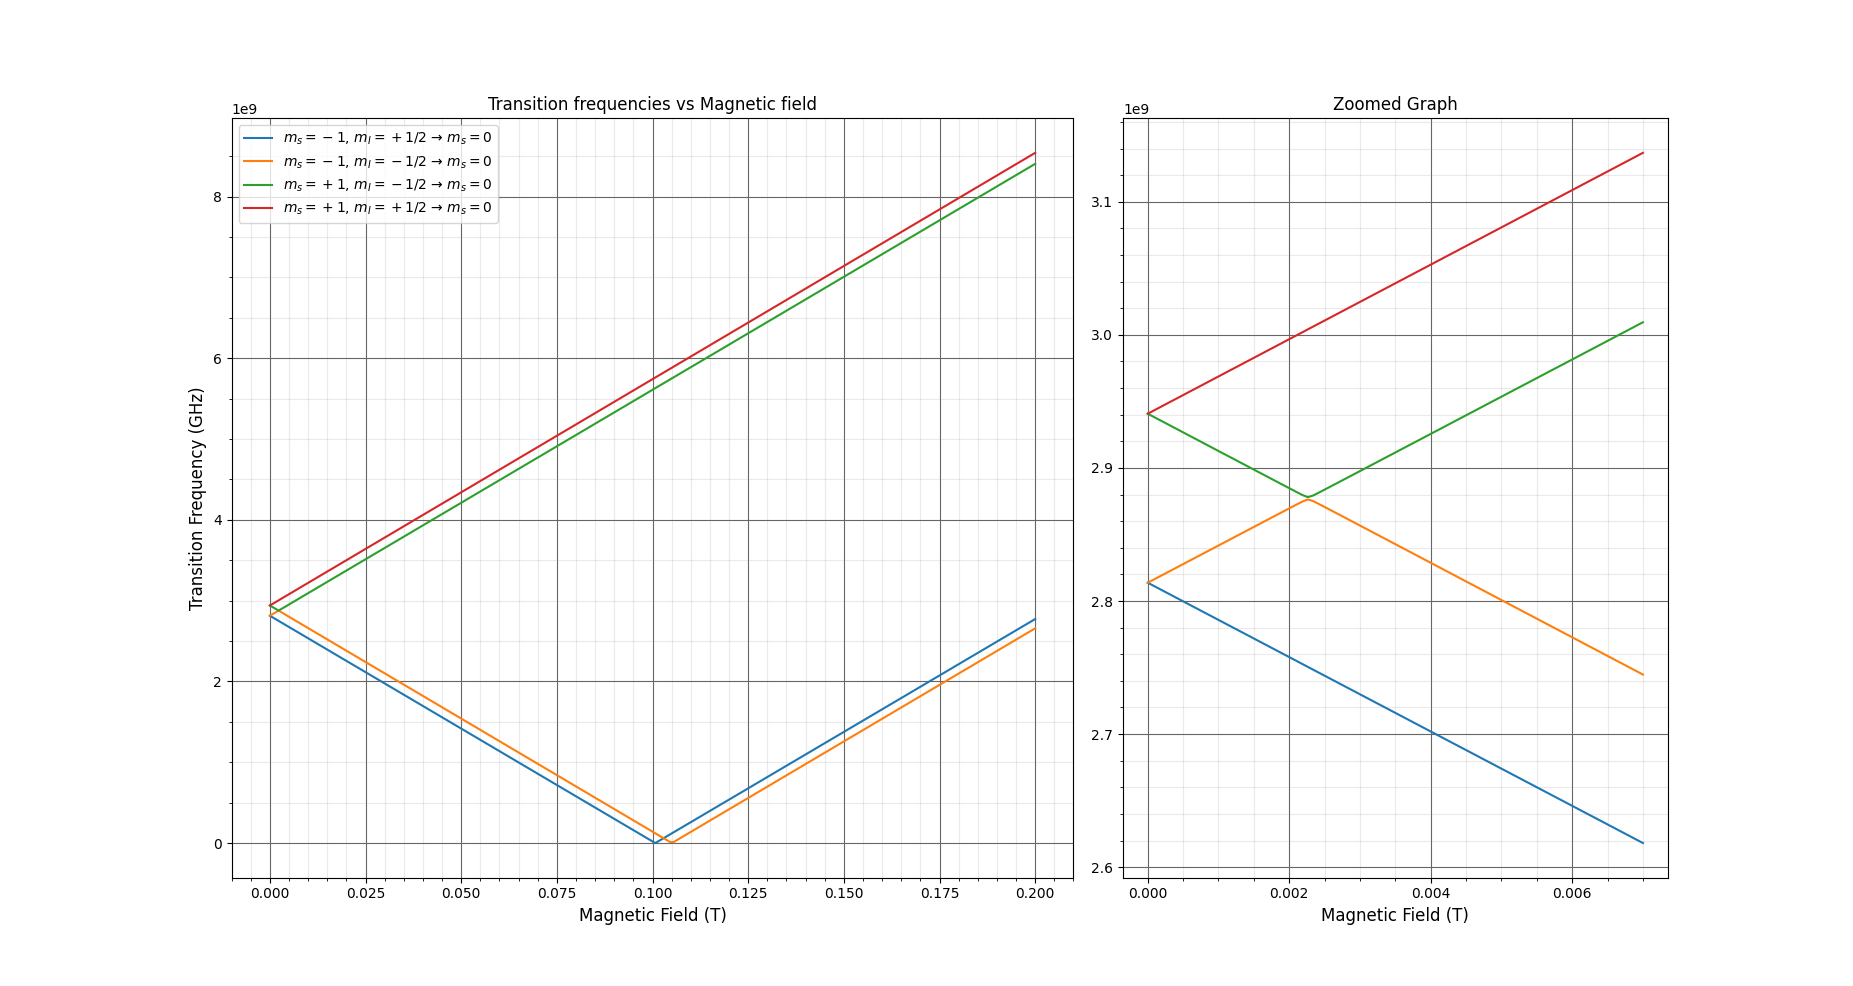

Source code (Python):
import qutip as qt
import matplotlib.pyplot as plt
import numpy as np
from hamiltonians import HyperfineSpinHalf

ham = HyperfineSpinHalf()

def resonance_plotter(): #This function will need changes to plot. self.Eigenstates_hf has been removed.
	# Plotting Hyperfine Resonant frequencies
	reso = np.full((8),1)
	freq = []
	egsts = ham.eigenvalues(1.199e-4)
	for i in range (2):
		for j in range (2,6):
			freq.append(egsts[j]-egsts[i])
	freq = np.sort(freq)*0.000000001
	#print(freq)
	fig = plt.figure()
	ax1 = fig.add_subplot(211)
	#ax1.set_xlabel('Frequency in GHz',fontsize=12)
	ax1.set_ylabel('Resonant Amplitude',fontsize=12)
	ax1.set_title("Resonant Frequencies")
	ax1.bar(freq[0:4],reso[0:4],width=0.000007,bottom=None)
	
	ax2 = fig.add_subplot(212)
	ax2.set_xlabel('Frequency in GHz',fontsize=12)
	ax2.set_ylabel('Resonant Amplitude',fontsize=12)
	#ax2.set_title("Resonant Frequencies")
	ax2.bar(freq[4:8],reso[4:8],width=0.000007,bottom=None)
	plt.show()
	
def BvsF_plotter():
	#Plotting ms=0 to ms=1 transition frequency as a function of magnetic field for hyperfine Hamiltonian
	Bz = np.linspace(0,1e-2,100)
	Bzoom = np.linspace(0,0.7e-2,100)
	hpham = np.vectorize(ham.transitionFreqs, otypes=[np.ndarray])
	freqs = np.array(hpham(Bz))
	freqs_zoom = np.array(hpham(Bzoom))
	freqs = np.array(freqs.tolist())
	freqs_zoom = np.array(freqs_zoom.tolist())
	
	#Qutip by default arranges eigenvalues in sorted order. This never gives a negative frequency. So the graph has to be extended logically.
	#calculating slope array
	b1 = 1e-2
	f1 = hpham(b1)
	b2 = 0.8e-2
	f2 = hpham(b2)
	m = (f2-f1)/(b2-b1)
	
	#adding higher magnetic field values
	Bzext = np.linspace(1e-2,0.2,200)
	fext = np.absolute(np.outer(Bzext-b1,m) + f1)
	
	#appending B and f arrays
	Bz = np.append(Bz,Bzext)
	freqs = np.append(freqs,fext,axis=0)
	
	fig = plt.figure()
	ax = plt.subplot2grid((5,5),(0,0),rowspan=5,colspan=3)  # for proper sizing and placement of graph
	ax.set_xlabel("Magnetic Field (T)",fontsize=12)
	ax.set_ylabel("Transition Frequency (GHz)", fontsize=12)
	ax.set_title("Transition frequencies vs Magnetic field")
	ax.plot(Bz,freqs[:,0],label="$m_{s}=-1$, $m_{I}=+1/2$ \u2192 $m_{s}=0$") 
	ax.plot(Bz,freqs[:,1],label="$m_{s}=-1$, $m_{I}=-1/2$ \u2192 $m_{s}=0$") 
	ax.plot(Bz,freqs[:,2],label="$m_{s}=+1$, $m_{I}=-1/2$ \u2192 $m_{s}=0$") 
	ax.plot(Bz,freqs[:,3],label="$m_{s}=+1$, $m_{I}=+1/2$ \u2192 $m_{s}=0$") 
	ax.legend()
	plt.grid(b=True, which='major', color='#666666', linestyle='-')
	plt.minorticks_on()
	plt.grid(b=True, which='minor', color='#999999', linestyle='-', alpha=0.2)
	
	axz = plt.subplot2grid((5,5),(0,3),rowspan=5,colspan=2)  # for proper sizing and placement of graph
	axz.set_xlabel("Magnetic Field (T)",fontsize=12)
	axz.set_title("Zoomed Graph")
	axz.plot(Bzoom,freqs_zoom[:,0],label="$m_{s}=-1$, $m_{I}=+1/2$ \u2192 $m_{s}=0$") 
	axz.plot(Bzoom,freqs_zoom[:,1],label="$m_{s}=-1$, $m_{I}=-1/2$ \u2192 $m_{s}=0$") 
	axz.plot(Bzoom,freqs_zoom[:,2],label="$m_{s}=+1$, $m_{I}=-1/2$ \u2192 $m_{s}=0$") 
	axz.plot(Bzoom,freqs_zoom[:,3],label="$m_{s}=+1$, $m_{I}=+1/2$ \u2192 $m_{s}=0$") 
	axz.locator_params(axis='x', nbins=4)  # to reduce crowding of ticks
	plt.grid(b=True, which='major', color='#666666', linestyle='-')
	plt.minorticks_on()
	plt.grid(b=True, which='minor', color='#999999', linestyle='-', alpha=0.2)

	plt.show()
	
if __name__ == '__main__':
	BvsF_plotter()
	#resonance_plotter()
	
		
		
